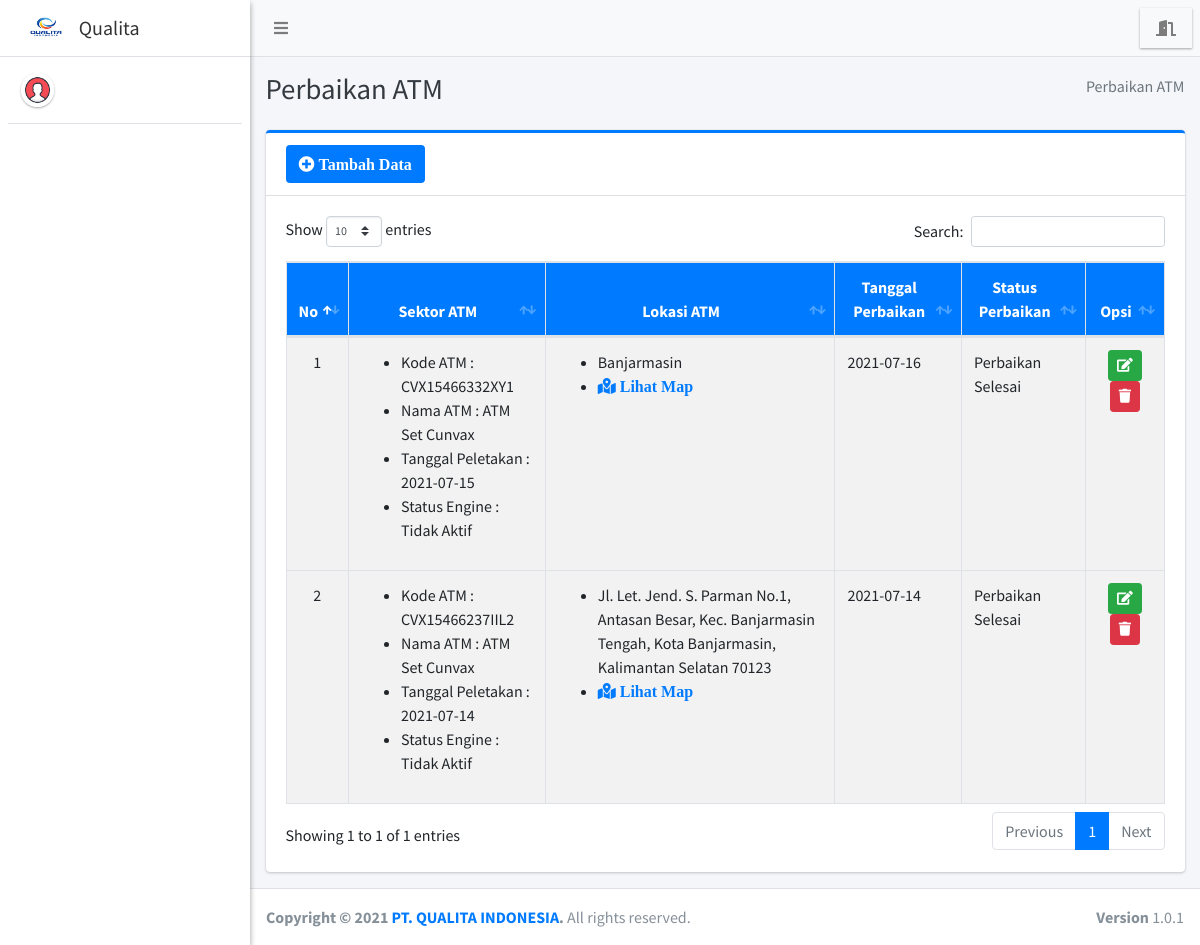
The app's page /admin/perbaikan/index.php with its own data.
### tables this page shows
CREATE TABLE `perbaikan` (
  `id_perbaikan` int(11) NOT NULL,
  `id_sektoratm` int(11) DEFAULT NULL,
  `tanggal_perbaikan` date DEFAULT NULL,
  `tanggal_selesai` date DEFAULT NULL,
  `status_perbaikan` varchar(50) DEFAULT NULL
);

CREATE TABLE `barang` (
  `kode_barang` varchar(35) NOT NULL,
  `nama_barang` varchar(100) NOT NULL,
  `tahun_produksi` varchar(25) NOT NULL,
  `lokasi_produksi` varchar(100) NOT NULL
);

CREATE TABLE `sektor_atm` (
  `id_sektoratm` int(11) NOT NULL,
  `kode_barang` varchar(35) NOT NULL,
  `lokasi_atm` varchar(255) NOT NULL,
  `link_gmap` text NOT NULL,
  `tgl_peletakan` varchar(25) NOT NULL,
  `status` varchar(75) NOT NULL
);

### admin/perbaikan/index.php (the view, shortened to what this page needs)
<?php
require '../../config/koneksi.php';
?>
<!DOCTYPE html>
<html>
<?php
include '../../templates/head.php';
?>
<body class="hold-transition sidebar-mini layout-fixed">
    <div class="wrapper">
        <?php
        include '../../templates/navbar.php';
        ?>
        <?php
        include '../../templates/sidebar.php';
        ?>
        <div class="content-wrapper">
            <div class="content-header">
                <div class="container-fluid">
                    <div class="row mb-2">
                        <div class="col-sm-6">
                            <h1 class="m-0 text-dark">Perbaikan ATM</h1>
                        </div>
                        <div class="col-sm-6">
                            <ol class="breadcrumb float-sm-right">
                                <li class="breadcrumb-item active">Perbaikan ATM</li>
                            </ol>
                        </div>
                    </div>
                </div>
            </div>
            <section class="content">
                <div class="container-fluid">
                    <div class="row">
                        <div class="col-12">
                            <div class="card card-primary card-outline">
                                <div class="card-header">
                                    <a href="tambah" class="btn bg-blue"><i class="fa fa-plus-circle"> Tambah Data</i></a>
                                </div>
                                <div class="card-body">
                                    <div class="table-responsive">
                                        <table id="example1" class="table table-bordered table-striped">
                                            <thead class="bg-blue">
                                                <tr align="center">
                                                    <th>No</th>
                                                    <th>Sektor ATM</th>
                                                    <th>Lokasi ATM</th>
                                                    <th>Tanggal Perbaikan</th>
                                                    <th>Status Perbaikan</th>
                                                    <th>Opsi</th>
                                                </tr>
                                            </thead>
                                            <?php
                                            $no = 1;
                                            $data = $koneksi->query("SELECT * FROM perbaikan AS p
                                            LEFT JOIN sektor_atm AS sa ON p.id_sektoratm = sa.id_sektoratm
                                            LEFT JOIN barang AS b ON sa.kode_barang = b.kode_barang
                                            WHERE sa.status = 'Tidak Aktif' ORDER BY p.id_perbaikan DESC");
                                            while ($row = $data->fetch_array()) {
                                            ?>
                                                <tbody style="background-color: white">
                                                    <tr>
                                                        <td align="center"><?= $no++ ?></td>
                                                        <td>
                                                            <ul>
                                                            <li>Kode ATM : <?= $row['kode_barang'] ?></li>
                                                            <li>Nama ATM : <?= $row['nama_barang'] ?></li>
                                                            <li>Tanggal Peletakan : <?= $row['tgl_peletakan'] ?></li>
                                                            <li>Status Engine : <?= $row['status'] ?></li>
                                                            </ul>
                                                        </td>
                                                        <td>
                                                            <ul>
                                                            <li><?= $row['lokasi_atm'] ?></li>
                                                            <li><a href="<?= $row['link_gmap'] ?>" target="blank" class="fa fa-map-marked-alt"> Lihat Map</a></li>
                                                            </ul>
                                                        </td>
                                                        <td><?= $row['tanggal_perbaikan'] ?></td>
                                                        <td><?= $row['status_perbaikan'] ?></td>
                                                        <td align="center">
                                                            <a href="edit?id=<?= $row['id_perbaikan'] ?>" class="btn btn-success btn-sm" title="Edit"><i class="fa fa-edit"></i></a>
                                                            <a href="hapus?id=<?= $row['id_perbaikan'] ?>" class="btn btn-danger btn-sm alert-hapus" title="Hapus"><i class="fa fa-trash"></i></a>
                                                        </td>
                                                    </tr>
                                                </tbody>
                                            <?php } ?>
                                        </table>
                                    </div>
                                </div>
                            </div>
                        </div>
                    </div>
                </div>
            </section>
        </div>
        <?php include_once "../../templates/footer.php"; ?>
    </div>
</body>
</html>

### records on screen
perbaikan: barang.kode_barang "CVX15466332XY1", barang.nama_barang "ATM Set Cunvax", id_sektoratm.tgl_peletakan "2021-07-15", id_sektoratm.status "Tidak Aktif", id_sektoratm.lokasi_atm "Banjarmasin", tanggal_perbaikan "2021-07-16", status_perbaikan "Perbaikan Selesai"
perbaikan: barang.kode_barang "CVX15466237IIL2", barang.nama_barang "ATM Set Cunvax", id_sektoratm.tgl_peletakan "2021-07-14", id_sektoratm.status "Tidak Aktif", id_sektoratm.lokasi_atm "Jl. Let. Jend. S. Parman No.1, Antasan Besar, Kec. Banjarmasin Tengah, Kota Banjarmasin, Kalimantan Selatan 70123", tanggal_perbaikan "2021-07-14", status_perbaikan "Perbaikan Selesai"
